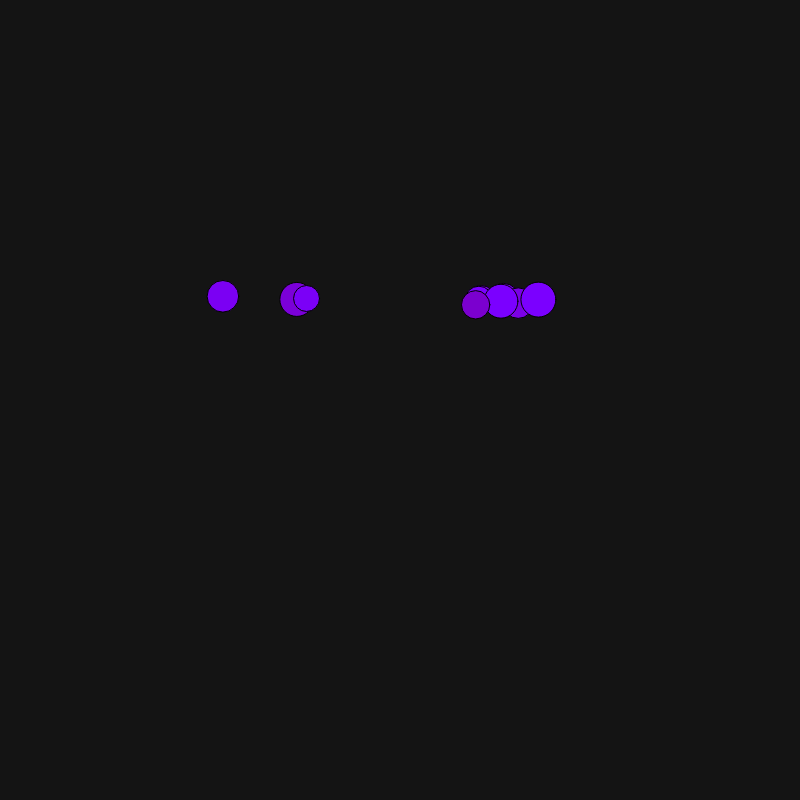
Frame 1 (no input)
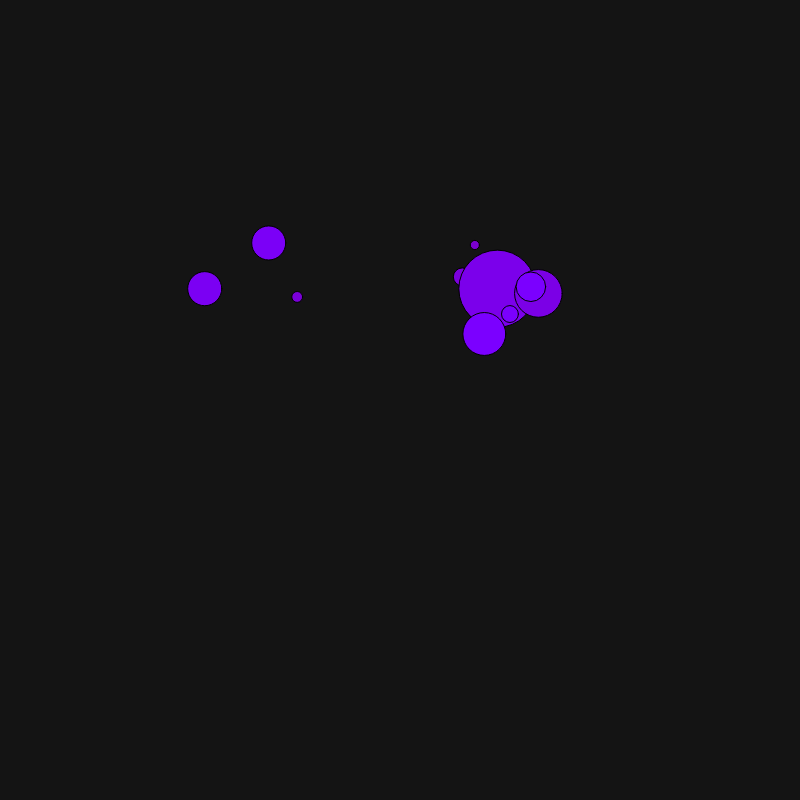
Frame 60 (no input)
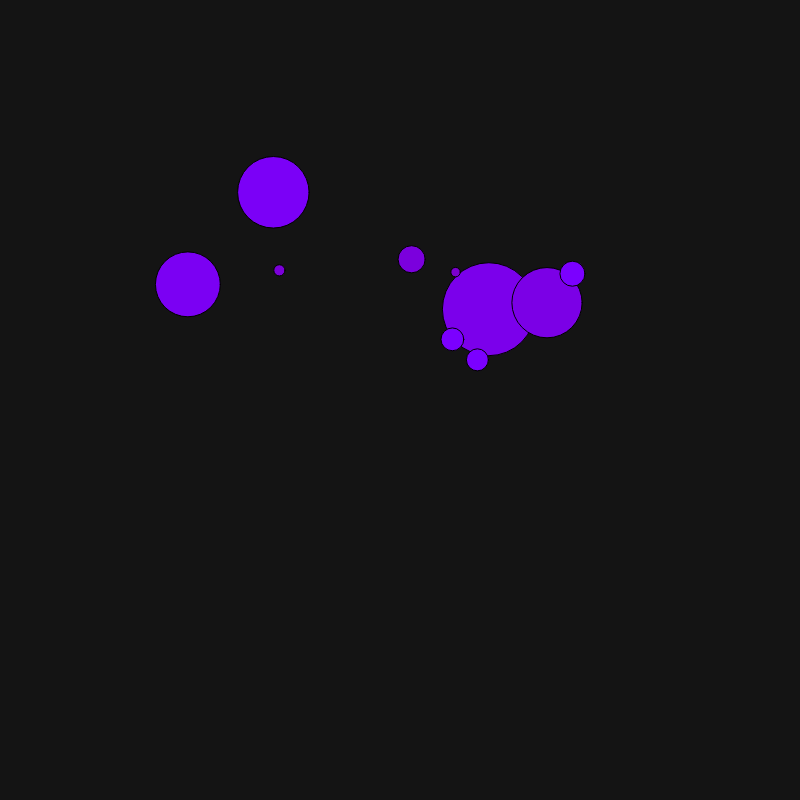
Frame 120 (the mouse pressed at the canvas centre since frame 60)

The p5.js sketch that drew these frames (run headless with seeded random() and noise() and a simulated clock; from frame 60 on, the mouse is pressed at the canvas centre):

// p5.js sketch
// ── sketch.js
// Create an array to put all the balls in it
let balls = [];
let numberOfBalls = 10;
//let myBall2;

// Object-orintaed programming
function setup() {
  createCanvas(800, 800);

  // Create n=numberOfBalls balls
  for (let i = 0; i < numberOfBalls; i = i + 1) {
    let ballX = random(200, 600);
    let ballY = 300;
    let ballColor = color(123, 0, 200 + random(0, 100));
    let ballR = 30;
    let ball = new Ball(ballX, ballY, ballColor, ballR);
    // Put the ball(s) in the balls array
    balls.push(ball);
  }
}
function draw() {
  background(20);

  //   for (let i = 0; i < numberOfBalls; i = i + 1) {
  //     balls[i].move();
  //     balls[i].show();
  //   }

  for (let ball of balls) {
    // ball.move(random(0, 10));
    // ball.changeSize(random(0, 10));
    // ball.show();
    ball.change(5);
  }
  //   myBall.move(); // the sequence of the functions are whatever we defined in the class
  //   myBall.show();
  //   /// the attributes which belongs to myBall
  //   myBall.x;
  //   myBall2.move();
  //   myBall2.show();
}

class Ball {
  // x xposition, y yposition, c color, r radius
  constructor(x, y, c, r) {
    this.x = x;
    this.y = y;
    this.color = c;
    this.r = r;
  }
  change(byHowMuch) {
    this.changeSize(byHowMuch);
    this.move(byHowMuch);
    this.show();
  }
  changeSize(byHowMuch) {
    this.r = this.r + random(-byHowMuch, byHowMuch);
  }
  ///methods are functions defined for a class
  /// Methods can also take attributes, like move(byHowMuch)

  move(byHowMuch) {
    this.x += random(-byHowMuch, byHowMuch);
    this.y += random(-byHowMuch, byHowMuch);
  }

  show() {
    /// first object needs to exist
    fill(this.color);
    circle(this.x, this.y, this.r); // "this" mean this specific object
  }
}
